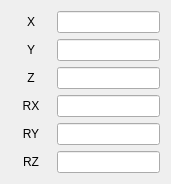
     <widget class="QWidget" name="layoutWidget">
      <property name="geometry">
       <rect>
        <x>1311</x>
        <y>596</y>
        <width>171</width>
        <height>182</height>
       </rect>
      </property>
      <layout class="QGridLayout" name="gridLayout_13">
       <item row="0" column="0">
        <widget class="QLabel" name="move_x">
         <property name="minimumSize">
          <size>
           <width>40</width>
           <height>0</height>
          </size>
         </property>
         <property name="text">
          <string>X</string>
         </property>
         <property name="alignment">
          <set>Qt::AlignCenter</set>
         </property>
        </widget>
       </item>
       <item row="0" column="1">
        <widget class="QLineEdit" name="move_x_val">
         <property name="sizePolicy">
          <sizepolicy hsizetype="Maximum" vsizetype="Maximum">
           <horstretch>0</horstretch>
           <verstretch>0</verstretch>
          </sizepolicy>
         </property>
         <property name="maximumSize">
          <size>
           <width>200</width>
           <height>500</height>
          </size>
         </property>
        </widget>
       </item>
       <item row="1" column="0">
        <widget class="QLabel" name="move_y">
         <property name="minimumSize">
          <size>
           <width>40</width>
           <height>0</height>
          </size>
         </property>
         <property name="text">
          <string>Y</string>
         </property>
         <property name="alignment">
          <set>Qt::AlignCenter</set>
         </property>
        </widget>
       </item>
       <item row="1" column="1">
        <widget class="QLineEdit" name="move_y_val">
         <property name="sizePolicy">
          <sizepolicy hsizetype="Expanding" vsizetype="Maximum">
           <horstretch>0</horstretch>
           <verstretch>0</verstretch>
          </sizepolicy>
         </property>
         <property name="maximumSize">
          <size>
           <width>200</width>
           <height>500</height>
          </size>
         </property>
        </widget>
       </item>
       <item row="2" column="0">
        <widget class="QLabel" name="move_z">
         <property name="minimumSize">
          <size>
           <width>40</width>
           <height>0</height>
          </size>
         </property>
         <property name="text">
          <string>Z</string>
         </property>
         <property name="alignment">
          <set>Qt::AlignCenter</set>
         </property>
        </widget>
       </item>
       <item row="2" column="1">
        <widget class="QLineEdit" name="move_z_val"/>
       </item>
       <item row="3" column="0">
        <widget class="QLabel" name="move_rx">
         <property name="minimumSize">
          <size>
           <width>40</width>
           <height>0</height>
          </size>
         </property>
         <property name="text">
          <string>RX</string>
         </property>
         <property name="alignment">
          <set>Qt::AlignCenter</set>
         </property>
        </widget>
       </item>
       <item row="3" column="1">
        <widget class="QLineEdit" name="move_rx_val"/>
       </item>
       <item row="4" column="0">
        <widget class="QLabel" name="move_ry">
         <property name="minimumSize">
          <size>
           <width>40</width>
           <height>0</height>
          </size>
         </property>
         <property name="text">
          <string>RY</string>
         </property>
         <property name="alignment">
          <set>Qt::AlignCenter</set>
         </property>
        </widget>
       </item>
       <item row="4" column="1">
        <widget class="QLineEdit" name="move_ry_val"/>
       </item>
       <item row="5" column="0">
        <widget class="QLabel" name="move_rz">
         <property name="minimumSize">
          <size>
           <width>40</width>
           <height>0</height>
          </size>
         </property>
         <property name="text">
          <string>RZ</string>
         </property>
         <property name="alignment">
          <set>Qt::AlignCenter</set>
         </property>
        </widget>
       </item>
       <item row="5" column="1">
        <widget class="QLineEdit" name="move_rz_val"/>
       </item>
      </layout>
     </widget>
